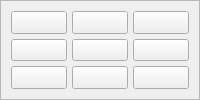
        <widget class="QFrame" name="frame_3">
         <property name="sizePolicy">
          <sizepolicy hsizetype="Preferred" vsizetype="Preferred">
           <horstretch>0</horstretch>
           <verstretch>0</verstretch>
          </sizepolicy>
         </property>
         <property name="autoFillBackground">
          <bool>true</bool>
         </property>
         <property name="frameShape">
          <enum>QFrame::StyledPanel</enum>
         </property>
         <property name="frameShadow">
          <enum>QFrame::Plain</enum>
         </property>
         <property name="lineWidth">
          <number>0</number>
         </property>
         <property name="midLineWidth">
          <number>1</number>
         </property>
         <layout class="QGridLayout" name="gridLayout_3">
          <property name="leftMargin">
           <number>10</number>
          </property>
          <property name="topMargin">
           <number>10</number>
          </property>
          <property name="rightMargin">
           <number>10</number>
          </property>
          <property name="bottomMargin">
           <number>10</number>
          </property>
          <property name="spacing">
           <number>5</number>
          </property>
          <item row="1" column="0">
           <widget class="QPushButton" name="pushButton_21">
            <property name="sizePolicy">
             <sizepolicy hsizetype="Preferred" vsizetype="Preferred">
              <horstretch>0</horstretch>
              <verstretch>0</verstretch>
             </sizepolicy>
            </property>
            <property name="text">
             <string/>
            </property>
           </widget>
          </item>
          <item row="0" column="0">
           <widget class="QPushButton" name="pushButton_22">
            <property name="sizePolicy">
             <sizepolicy hsizetype="Preferred" vsizetype="Preferred">
              <horstretch>0</horstretch>
              <verstretch>0</verstretch>
             </sizepolicy>
            </property>
            <property name="autoFillBackground">
             <bool>false</bool>
            </property>
            <property name="text">
             <string/>
            </property>
           </widget>
          </item>
          <item row="0" column="2">
           <widget class="QPushButton" name="pushButton_20">
            <property name="sizePolicy">
             <sizepolicy hsizetype="Preferred" vsizetype="Preferred">
              <horstretch>0</horstretch>
              <verstretch>0</verstretch>
             </sizepolicy>
            </property>
            <property name="autoFillBackground">
             <bool>false</bool>
            </property>
            <property name="text">
             <string/>
            </property>
           </widget>
          </item>
          <item row="0" column="1">
           <widget class="QPushButton" name="pushButton_19">
            <property name="sizePolicy">
             <sizepolicy hsizetype="Preferred" vsizetype="Preferred">
              <horstretch>0</horstretch>
              <verstretch>0</verstretch>
             </sizepolicy>
            </property>
            <property name="autoFillBackground">
             <bool>false</bool>
            </property>
            <property name="text">
             <string/>
            </property>
           </widget>
          </item>
          <item row="2" column="1">
           <widget class="QPushButton" name="pushButton_26">
            <property name="sizePolicy">
             <sizepolicy hsizetype="Preferred" vsizetype="Preferred">
              <horstretch>0</horstretch>
              <verstretch>0</verstretch>
             </sizepolicy>
            </property>
            <property name="autoFillBackground">
             <bool>false</bool>
            </property>
            <property name="text">
             <string/>
            </property>
           </widget>
          </item>
          <item row="2" column="2">
           <widget class="QPushButton" name="pushButton_27">
            <property name="sizePolicy">
             <sizepolicy hsizetype="Preferred" vsizetype="Preferred">
              <horstretch>0</horstretch>
              <verstretch>0</verstretch>
             </sizepolicy>
            </property>
            <property name="autoFillBackground">
             <bool>false</bool>
            </property>
            <property name="text">
             <string/>
            </property>
           </widget>
          </item>
          <item row="1" column="1">
           <widget class="QPushButton" name="pushButton_23">
            <property name="sizePolicy">
             <sizepolicy hsizetype="Preferred" vsizetype="Preferred">
              <horstretch>0</horstretch>
              <verstretch>0</verstretch>
             </sizepolicy>
            </property>
            <property name="text">
             <string/>
            </property>
           </widget>
          </item>
          <item row="2" column="0">
           <widget class="QPushButton" name="pushButton_24">
            <property name="sizePolicy">
             <sizepolicy hsizetype="Preferred" vsizetype="Preferred">
              <horstretch>0</horstretch>
              <verstretch>0</verstretch>
             </sizepolicy>
            </property>
            <property name="autoFillBackground">
             <bool>false</bool>
            </property>
            <property name="text">
             <string/>
            </property>
           </widget>
          </item>
          <item row="1" column="2">
           <widget class="QPushButton" name="pushButton_25">
            <property name="sizePolicy">
             <sizepolicy hsizetype="Preferred" vsizetype="Preferred">
              <horstretch>0</horstretch>
              <verstretch>0</verstretch>
             </sizepolicy>
            </property>
            <property name="text">
             <string/>
            </property>
           </widget>
          </item>
         </layout>
        </widget>
